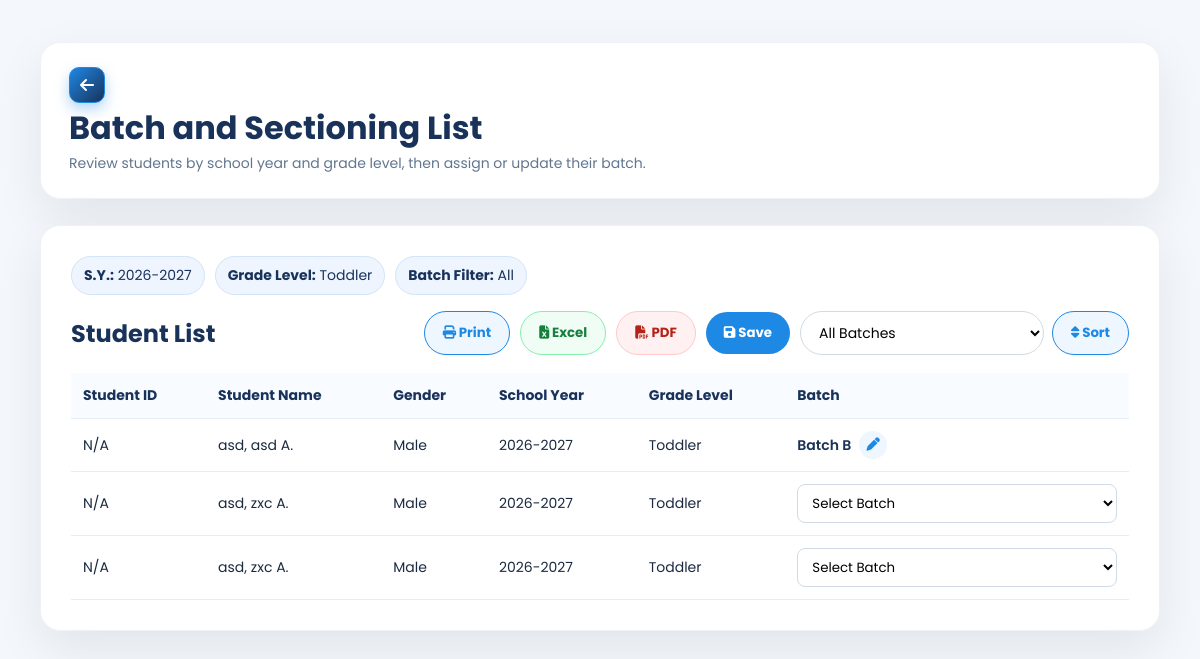
The app's page /SmartEnroll/batch_sectioning_list.php?school_year=2026-2027&grade_level=Toddler (signed in) with its own data.
### tables this page shows
CREATE TABLE `enrollments` (
  `id` int(11) NOT NULL,
  `grade_level` varchar(50) DEFAULT NULL,
  `student_id` varchar(20) DEFAULT NULL,
  `school_year` varchar(20) DEFAULT NULL,
  `student_status` varchar(50) DEFAULT NULL,
  `completion_date` date DEFAULT NULL,
  `learner_lname` varchar(100) DEFAULT NULL,
  `learner_fname` varchar(100) DEFAULT NULL,
  `learner_mname` varchar(100) DEFAULT NULL,
  `learner_ext` varchar(20) DEFAULT NULL,
  `nickname` varchar(100) DEFAULT NULL,
  `sex` varchar(20) DEFAULT NULL,
  `dob` varchar(20) DEFAULT NULL,
  `age` int(11) DEFAULT NULL,
  `mother_tongue` varchar(100) DEFAULT NULL,
  `religion` varchar(100) DEFAULT NULL,
  `email` varchar(150) DEFAULT NULL,
  `province` varchar(100) DEFAULT NULL,
  `municipality` varchar(100) DEFAULT NULL,
  `barangay` varchar(100) DEFAULT NULL,
  `street` varchar(150) DEFAULT NULL,
  `father_lname` varchar(100) DEFAULT NULL,
  `father_fname` varchar(100) DEFAULT NULL,
  `father_mname` varchar(100) DEFAULT NULL,
  `father_occ` varchar(100) DEFAULT NULL,
  `father_contact` varchar(50) DEFAULT NULL,
  `mother_lname` varchar(100) DEFAULT NULL,
  `mother_fname` varchar(100) DEFAULT NULL,
  `mother_mname` varchar(100) DEFAULT NULL,
  `mother_occ` varchar(100) DEFAULT NULL,
  `mother_contact` varchar(50) DEFAULT NULL,
  `mother_maiden` varchar(100) DEFAULT NULL,
  `guardian_type` varchar(50) DEFAULT NULL,
  `guardian_lname` varchar(100) DEFAULT NULL,
  `guardian_fname` varchar(100) DEFAULT NULL,
  `guardian_mname` varchar(100) DEFAULT NULL,
  `guardian_occ` varchar(100) DEFAULT NULL,
  `guardian_contact` varchar(50) DEFAULT NULL,
  `emergency1_name` varchar(150) DEFAULT NULL,
  `emergency1_relationship` varchar(100) DEFAULT NULL,
  `emergency1_contact` varchar(50) DEFAULT NULL,
  `emergency2_name` varchar(150) DEFAULT NULL,
  `emergency2_relationship` varchar(100) DEFAULT NULL,
  `emergency2_contact` varchar(50) DEFAULT NULL,
  `emergency3_name` varchar(150) DEFAULT NULL,
  `emergency3_relationship` varchar(100) DEFAULT NULL,
  `emergency3_contact` varchar(50) DEFAULT NULL,
  `special_needs` text DEFAULT NULL,
  `medication` varchar(10) DEFAULT NULL,
  `medication_details` text DEFAULT NULL,
  `created_at` timestamp NOT NULL DEFAULT current_timestamp()
);

### SmartEnroll/batch_sectioning_list.php (the view, shortened to what this page needs)
<?php
require_once __DIR__ . '/auth.php';
$students = [];
$errorMessage = '';
$selectedSchoolYear = isset($_GET['school_year']) ? trim((string)$_GET['school_year']) : '';
$selectedGrade = isset($_GET['grade_level']) ? trim((string)$_GET['grade_level']) : '';
function connectEnrollmentDb(): mysqli
{
    $conn = new mysqli('127.0.0.1', 'root', '', 'smartenroll');
    $conn->set_charset('utf8mb4');
    return $conn;
}
$selectedBatchFilter = isset($_GET['filter_batch']) ? trim((string)$_GET['filter_batch']) : '';
if ($selectedSchoolYear === '' || $selectedGrade === '') {
    $errorMessage = 'Please select both School Year and Grade Level first.';
} else {
    try {
        $conn = connectEnrollmentDb();
        $sql = "
            SELECT
                e.id AS enrollment_id,
                COALESCE(e.student_id, '') AS student_id,
                COALESCE(e.learner_lname, '') AS learner_lname,
                COALESCE(e.learner_fname, '') AS learner_fname,
                COALESCE(e.learner_mname, '') AS learner_mname,
                COALESCE(e.sex, '') AS sex,
                COALESCE(e.grade_level, '') AS grade_level,
                COALESCE(e.school_year, '') AS school_year,
                COALESCE(ba.batch_name, '') AS assigned_batch
            FROM enrollments e
            LEFT JOIN batch_assignments ba
                ON ba.enrollment_id = e.id
            WHERE COALESCE(e.grade_level, '') = ?
              AND COALESCE(e.school_year, '') = ?
        ";
        $sql .= "
            ORDER BY
                CASE WHEN COALESCE(ba.batch_name, '') = '' THEN 1 ELSE 0 END,
                ba.batch_name ASC,
                CASE
                    WHEN LOWER(COALESCE(e.sex, '')) = 'male' THEN 1
                    WHEN LOWER(COALESCE(e.sex, '')) = 'female' THEN 2
                    ELSE 3
                END,
                e.learner_lname ASC,
                e.learner_fname ASC
        ";
        $stmt = $conn->prepare($sql);
        if ($selectedBatchFilter !== '') {
            $stmt->bind_param('sss', $selectedGrade, $selectedSchoolYear, $selectedBatchFilter);
        } else {
            $stmt->bind_param('ss', $selectedGrade, $selectedSchoolYear);
        }
        $stmt->execute();
        $result = $stmt->get_result();
        while ($row = $result->fetch_assoc()) {
            $middleInitial = '';
            if (!empty($row['learner_mname'])) {
                $middleInitial = strtoupper(substr($row['learner_mname'], 0, 1)) . '.';
            }
            $fullName = trim($row['learner_lname'] . ', ' . $row['learner_fname'] . ' ' . $middleInitial);
            $row['full_name'] = preg_replace('/\s+/', ' ', $fullName);
            $students[] = $row;
        }
    } catch (Throwable $e) {
        if (isset($conn) && $conn instanceof mysqli) {
            try {
                $conn->rollback();
            } catch (Throwable $ignore) {
            }
        }
        $errorMessage = 'Unable to load or save batch assignments. ' . $e->getMessage();
    }
}
$queryBase = 'school_year=' . urlencode($selectedSchoolYear) . '&grade_level=' . urlencode($selectedGrade);
?>
<!DOCTYPE html>
<html lang="en">
<head>
    <link rel="stylesheet" href="https://cdnjs.cloudflare.com/ajax/libs/font-awesome/6.5.0/css/all.min.css">
    <link rel="stylesheet" href="css/batch_sectioning.css">
</head>
<body>
    <main class="bs-main">
        <div class="bs-page-header">
            <div class="bs-header-left">
                <a href="batch_sectioning.php" class="back-btn" aria-label="Back to filter" title="Back to filter">
                    <i class="fas fa-arrow-left"></i>
                </a>
                <div class="bs-header-title">
                    <h1>Batch and Sectioning List</h1>
                    <p>Review students by school year and grade level, then assign or update their batch.</p>
                </div>
            </div>
        </div>
        <section class="card">
            <div class="filter-bar">
                <div class="filter-badge"><strong>S.Y.:</strong> <?= htmlspecialchars($selectedSchoolYear !== '' ? $selectedSchoolYear : 'N/A') ?></div>
                <div class="filter-badge"><strong>Grade Level:</strong> <?= htmlspecialchars($selectedGrade !== '' ? $selectedGrade : 'N/A') ?></div>
                <div class="filter-badge"><strong>Batch Filter:</strong> <?= htmlspecialchars($selectedBatchFilter !== '' ? $selectedBatchFilter : 'All') ?></div>
            </div>
            <div class="section-header">
                <h2 class="list-title">Student List</h2>
                <div class="section-actions">
                    <button type="button" class="print-btn" id="printListBtn" title="Print List">
                        <i class="fas fa-print"></i> Print
                    </button>
                    <button type="button" class="print-btn excel-btn" id="excelListBtn" title="Export Excel">
                        <i class="fas fa-file-excel"></i> Excel
                    </button>
                    <button type="button" class="print-btn pdf-btn" id="pdfListBtn" title="Export PDF">
                        <i class="fas fa-file-pdf"></i> PDF
                    </button>
                    <button type="submit" form="studentSectioningForm" class="save-btn" id="saveBatchesBtn" disabled>
                        <i class="fas fa-save"></i> Save
                    </button>
                    <form action="batch_sectioning_list.php" method="get" class="sort-form">
                        <select name="filter_batch" class="sort-select">
                            <option value="">All Batches</option>
                        </select>
                        <button type="submit" class="sort-btn">
                            <i class="fas fa-sort"></i> Sort
                        </button>
                    </form>
                </div>
            </div>
            <form id="studentSectioningForm" action="batch_sectioning_list.php?<?= htmlspecialchars($queryBase) ?>" method="post">
                <div class="table-wrap">
                    <table>
                        <thead>
                            <tr>
                                <th>Student ID</th>
                                <th>Student Name</th>
                                <th>Gender</th>
                                <th>School Year</th>
                                <th>Grade Level</th>
                                <th>Batch</th>
                            </tr>
                        </thead>
                        <tbody>
                            <?php if ($errorMessage !== ''): ?>
                                <tr>
                                    <td colspan="6" class="empty-row"><?= htmlspecialchars($errorMessage) ?></td>
                                </tr>
                            <?php elseif (empty($students)): ?>
                                <tr>
                                    <td colspan="6" class="empty-row">No students found for this filter.</td>
                                </tr>
                            <?php else: ?>
                                <?php foreach ($students as $student): ?>
                                    <tr>
                                        <td><?= htmlspecialchars($student['student_id'] !== '' ? $student['student_id'] : 'N/A') ?></td>
                                        <td><?= htmlspecialchars($student['full_name']) ?></td>
                                        <td><?= htmlspecialchars($student['sex'] !== '' ? $student['sex'] : 'N/A') ?></td>
                                        <td><?= htmlspecialchars($student['school_year'] !== '' ? $student['school_year'] : 'N/A') ?></td>
                                        <td><?= htmlspecialchars($student['grade_level'] !== '' ? $student['grade_level'] : 'N/A') ?></td>
                                        <td>
                                            <?php $hasAssignedBatch = trim((string)$student['assigned_batch']) !== ''; ?>
                                            <div class="batch-cell <?= $hasAssignedBatch ? 'is-locked' : 'is-editing' ?>">
                                                <div class="batch-display <?= $hasAssignedBatch ? '' : 'is-hidden' ?>">
                                                    <span class="batch-value"><?= htmlspecialchars($student['assigned_batch']) ?></span>
                                                    <button type="button" class="batch-edit-btn" title="Edit batch">
                                                        <i class="fas fa-pen"></i>
                                                    </button>
                                                </div>
                                                <select
                                                    class="batch-select <?= $hasAssignedBatch ? 'is-hidden' : '' ?>"
                                                    name="batch_for_row_<?= (int)$student['enrollment_id'] ?>"
                                                    data-original="<?= htmlspecialchars($student['assigned_batch']) ?>"
                                                >
                                                    <option value="">Select Batch</option>
                                                </select>
                                            </div>
                                        </td>
                                    </tr>
                                <?php endforeach; ?>
                            <?php endif; ?>
                        </tbody>
                    </table>
                </div>
            </form>
        </section>
    </main>
</body>
</html>

### SmartEnroll/css/batch_sectioning.css (style rules this page uses)
* { box-sizing: border-box; margin: 0; padding: 0; font-family: 'Poppins', sans-serif; }
body { background: #f4f7fb; color: #1b2a41; min-height: 100vh; }
.bs-page-header { margin-bottom: 26px; background: #ffffff; border: 1px solid #eef2f7; border-radius: 20px; padding: 24px 28px; box-shadow: 0 18px 50px rgba(15, 23, 42, 0.08); }
.bs-header-left { display: flex; flex-direction: column; align-items: flex-start; gap: 6px; }
.bs-header-title { text-align: left; }
.bs-header-title h1 { font-size: 32px; line-height: 1.2; color: #19325a; }
.bs-header-title p { margin-top: 6px; font-size: 14px; color: #61768f; }
.save-btn { border: none; color: #fff; background: #1e88e5; font-weight: 700; padding: 11px 18px; border-radius: 999px; cursor: pointer; transition: 0.2s ease; }
.sort-btn { display: inline-block; text-decoration: none; border: 1px solid #1e88e5; color: #1e88e5; background: #eef6ff; font-weight: 700; padding: 11px 18px; border-radius: 999px; transition: 0.2s ease; }
.print-btn { border: 1px solid #1e88e5; color: #1e88e5; background: #eef6ff; font-weight: 700; padding: 11px 18px; border-radius: 999px; cursor: pointer; transition: 0.2s ease; }
.excel-btn { color: #15803d; border-color: #86efac; background: #f0fdf4; }
.pdf-btn { color: #b42318; border-color: #fecaca; background: #fff1f2; }
.back-btn { display: inline-flex; align-items: center; justify-content: center; width: 36px; height: 36px; color: #ffffff; background: linear-gradient(135deg, #1e88e5, #19325a); border: 1px solid #1e88e5; text-decoration: none; font-weight: 700; padding: 0; border-radius: 10px; box-shadow: 0 6px 14px rgba(30, 136, 229, 0.35); transition: transform 0.2s ease, box-shadow 0.2s ease, background 0.2s ease; }
.back-btn i { display: block; line-height: 1; }
.bs-main { max-width: min(1680px, calc(100vw - 40px)); margin: 0 auto; padding: 42px 20px 56px; }
.card { background: #fff; border-radius: 20px; padding: 30px; border: 1px solid #eef2f7; box-shadow: 0 18px 50px rgba(15, 23, 42, 0.08); width: 100%; }
.card h2 { color: #19325a; font-size: 24px; margin-bottom: 0; }
.list-title { color: #19325a; }
.section-header { display: flex; justify-content: space-between; align-items: center; gap: 12px; margin-bottom: 18px; }
.section-actions { display: flex; gap: 10px; align-items: center; }
.sort-form { display: flex; gap: 8px; align-items: center; }
.sort-select { border: 1px solid #d2dae5; border-radius: 999px; padding: 10px 14px; font-size: 14px; background: #fff; }
.filter-bar { display: flex; flex-wrap: wrap; gap: 10px; margin-bottom: 16px; }
.filter-badge { background: #eef5ff; color: #19325a; border: 1px solid #d4e4f8; border-radius: 999px; padding: 8px 12px; font-size: 14px; }
.table-wrap { overflow-x: auto; }
table { width: 100%; border-collapse: collapse; }
th, td { padding: 12px; border-bottom: 1px solid #e6edf5; text-align: left; font-size: 14px; }
th { background: #f8fbff; color: #19325a; font-weight: 700; }
.batch-select { width: 100%; min-width: 140px; border: 1px solid #d2dae5; border-radius: 8px; padding: 8px 10px; background: #fff; }
.batch-cell { display: flex; align-items: center; gap: 8px; }
.batch-display { display: flex; align-items: center; gap: 8px; }
.batch-value { font-weight: 600; color: #19325a; }
.batch-edit-btn { border: none; background: #eef6ff; color: #1e88e5; width: 28px; height: 28px; border-radius: 50%; cursor: pointer; }

### records on screen
enrollments: student_id "N/A", full_name "asd, asd A.", sex "Male", school_year "2026-2027", grade_level "Toddler", assigned_batch "Batch B"
enrollments: student_id "N/A", full_name "asd, zxc A.", sex "Male", school_year "2026-2027", grade_level "Toddler"
enrollments: student_id "N/A", full_name "asd, zxc A.", sex "Male", school_year "2026-2027", grade_level "Toddler"

### other values on screen
$selectedSchoolYear !== '' ? $selectedSchoolYear : 'N/A' "2026-2027"
$selectedGrade !== '' ? $selectedGrade : 'N/A' "Toddler"
$selectedBatchFilter !== '' ? $selectedBatchFilter : 'All' "All"
